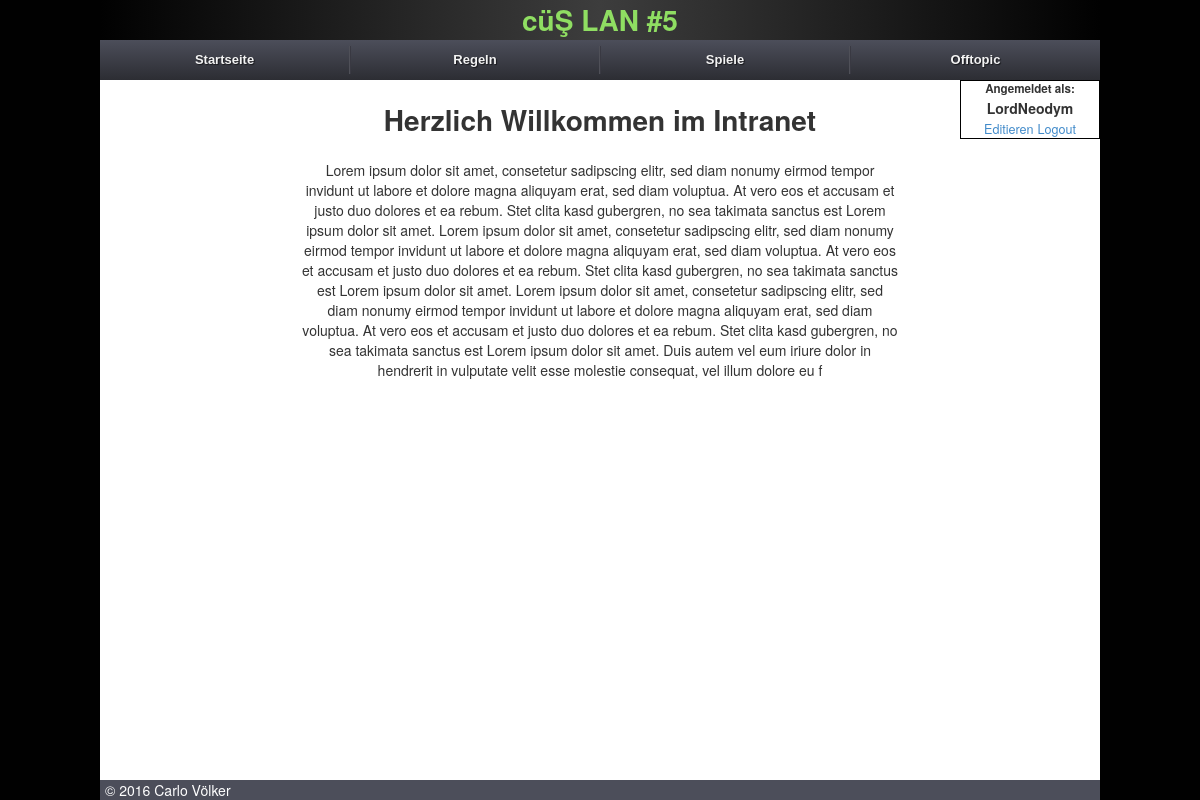
Page / (signed in) on the earlier database version.
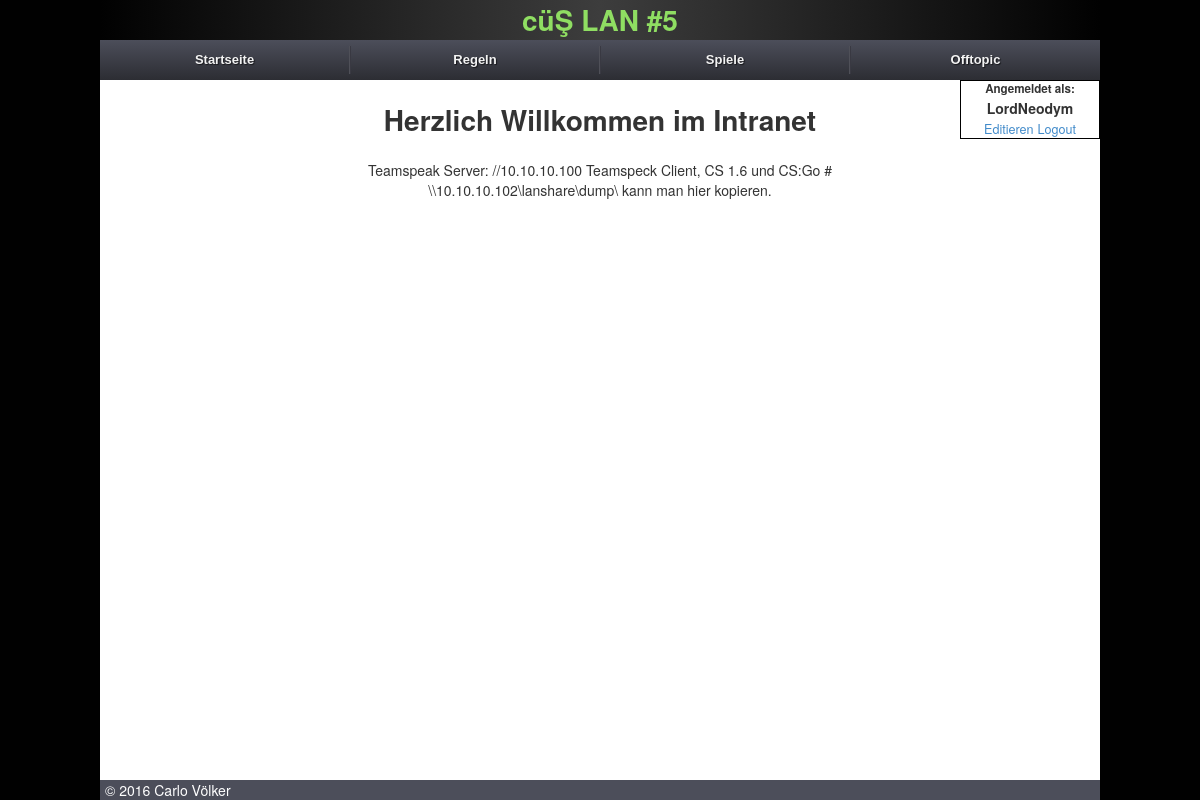
Same page on the later database version.
### core/models.py (models this page shows, shortened)
class IntranetMeta(models.Model):
    name = models.CharField(verbose_name="LAN Name", max_length=50, default="Intranet", null=False, blank=False)
    title = models.CharField(verbose_name="Begrüßungstext", max_length=128, default="Herzlich Willkommen im Intranet", null=True, blank=True)
    description = models.TextField(verbose_name="Beschreibung", max_length=1024, null=True, blank=True)
    class Meta:
        verbose_name = "Intranet Metadaten"
        verbose_name_plural = "Intranet Metadaten"

### core/views.py (the view)
# urls.py: url(r'^$', views.home, name='home'),
def home(request):
    context = RequestContext(request)
    content = {}
    if request.user.is_authenticated():
        content['games'] = Game.objects.exclude(match_game=None)
    else:
        content['msg'] = "Bitte zuerst einloggen!"
    return render_to_response('home.html', {'content': content}, context_instance=context)

### core/context_processors.py (called while the page is built)
def intranet_processor(request):
	content = {}
	lan_name = IntranetMeta.objects.all()[0]
	content['lan_name'] = lan_name
	rules = Rules.objects.all()
	content['rules'] = rules
	games = Game.objects.all#.exclude(match_game=None)
	content['games'] = games
	return content

### core/models.py (called while the page is built)
    @property
    def shortenName(self):
        if len(self.user.username) > 12:
            return "{0}...".format(self.user.username[:13])
        return self.user.username

### core/templates/home.html
{% extends "base.html" %}
{% load staticfiles %}
{% block body %}
{{block.super}}
<div class="content">
	{% if content.msg %}
		<span class="message">{{content.msg}}</span>
	{% else %}
		<div class="headline">
			<h1 class="game_headline">{{ lan_name.title }}</h1>
		</div>
		<div class="home_description">
			<p>{{ lan_name.description }}</p>
		</div>
	{% endif %}
</div>
{% endblock %}

### core/templates/base.html (shortened to what this page needs)
{% load staticfiles %}
{% load thumbnail %}
<!DOCTYPE html>
    <head>
        <link rel="stylesheet" type="text/css" href="{% static 'css/bootstrap.min.css'%}">
        <link rel="stylesheet" type="text/css" href="{% static 'css/bootstrap-theme.min.css'%}">
        <link rel="stylesheet" type="text/css" href="{% static 'css/jquery.fancybox.css'%}">
        <link rel="stylesheet" type="text/css" href="{% static 'css/jquery.bracket.min.css' %}">
        <link rel="stylesheet" type="text/css" href="{% static 'css/screen.css' %}">
        <link rel="stylesheet" type="text/css" href="{% static 'css/drop_down_menu.css' %}">
        <link rel="stylesheet" type="text/css" href="{% static 'css/justifiedGallery.min.css' %}">
    </head>
    <body>
        {% block body %}
        <div class="header_banner">
            <h1>{{ lan_name.name }}</h1>
        </div>
        <ul class="menu">
            <li><a href="/">Startseite</a></li>
            <li><a href="#">Regeln</a>
            </li>
            <li><a href="#">Spiele</a>
            </li>
            <li><a href="#">Offtopic</a>
            </li>
        </ul>
        {% if user.is_authenticated %}
            <div class="username_header">
                <h5>Angemeldet als:</h5>
                <h4>{{ user.userextension.shortenName }}</h4>
                <a href="/edit_profile">Editieren</a>
                <a href="/logout">Logout</a>
            </div>
        {% else %}
            <div class="username_header login">
                <a href="/register">Registrieren</a>
                <a href="/login">Login</a>
            </div>
        {% endif %}
        {% endblock %}
        <footer>
            <div class="left">&copy; {% now "Y" %} Carlo Völker</div>
        </footer>
    </body>
</html>

Differences in the rows shown:
changed IntranetMeta "cüŞ LAN #5": description "Lorem ipsum dolor sit amet, consetetur sadipscing elitr, sed diam nonumy eirmod tempor invidunt ut labore et dolore magna aliquyam erat, sed diam voluptua. At vero eos et accusam et justo duo dolores et ea rebum. Stet clita kasd gubergren, no sea takimata sanctus est Lorem ipsum dolor sit amet. Lorem ipsum dolor sit amet, consetetur sadipscing elitr, sed diam nonumy eirmod tempor invidunt ut labore et dolore magna aliquyam erat, sed diam voluptua. At vero eos et accusam et justo duo dolores et ea rebum. Stet clita kasd gubergren, no sea takimata sanctus est Lorem ipsum dolor sit amet. Lorem ipsum dolor sit amet, consetetur sadipscing elitr, sed diam nonumy eirmod tempor invidunt ut labore…" → "Teamspeak Server: //10.10.10.100 Teamspeck Client, CS 1.6 und CS:Go # \\\\10.10.10.102\\lanshare\\dump\\ kann man hier kopieren."
